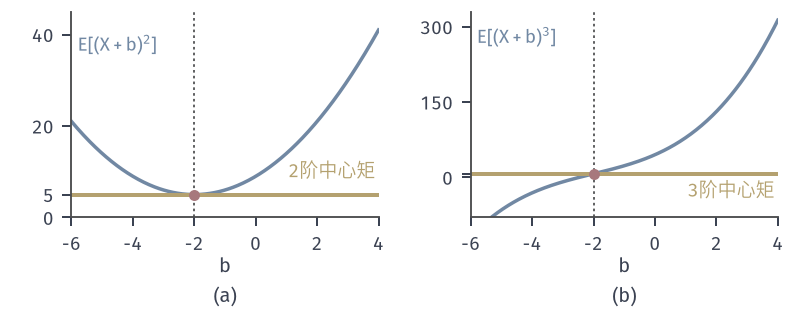

Write the Python code that produced this figure.
from pathlib import Path
import sys
HERE = Path(__file__).resolve().parent
sys.path.insert(0, str(HERE.parent/'rvm-common'))
from rvm_fig import *
# Reward table shifted by b: raw moments of X+b change with b, central moments do not.
# m2(b) = 9 + 4b + b^2 ; m3(b) = E[(X+b)^3]; c2 = 5, c3 = 7.
b = np.linspace(-6, 4, 400)
m2 = np.array([((XV+t)**2*PV).sum() for t in b])
m3 = np.array([((XV+t)**3*PV).sum() for t in b])
fig, axes = figure(width_mm=112, height_mm=44, ncols=2)
panel(fig, left=.09, right=.98, bottom=.3, wspace=.3)
for ax, raw, c, k in [(axes[0], m2, 5, 2), (axes[1], m3, 7, 3)]:
    ax.plot(b, raw, color=BLUE, lw=1.4)
    ax.plot(b, c+0*b, color=YELLOW, lw=1.6)
    ax.axvline(-2, color=STROKE, lw=.7, ls=DOT)
    dot(ax, -2, c)
    lab(ax, 3.9, c+(3 if k == 2 else -12), f'{k}阶中心矩', YELLOW, ha='right', va='bottom' if k == 2 else 'top')
    ax.set_xlim(-6, 4); ax.set_xticks([-6, -4, -2, 0, 2, 4]); axlab(ax, '$b$')
axes[0].set_ylim(0, 45); axes[0].set_yticks([0, 5, 20, 40])
axes[1].set_ylim(-80, 330); axes[1].set_yticks([0, 7, 150, 300]); axes[1].set_yticklabels(['0', '', '150', '300'])
lab(axes[0], -5.8, 40, '$\\mathrm{E}[(X+b)^2]$', BLUE, ha='left', va='top')
lab(axes[1], -5.8, 300, '$\\mathrm{E}[(X+b)^3]$', BLUE, ha='left', va='top')
tags(fig, axes)
save(fig, HERE, 'figure', {'m2(0)': float(m2[np.argmin(abs(b))]), 'm3 at b=-2': float(np.interp(-2, b, m3))})
